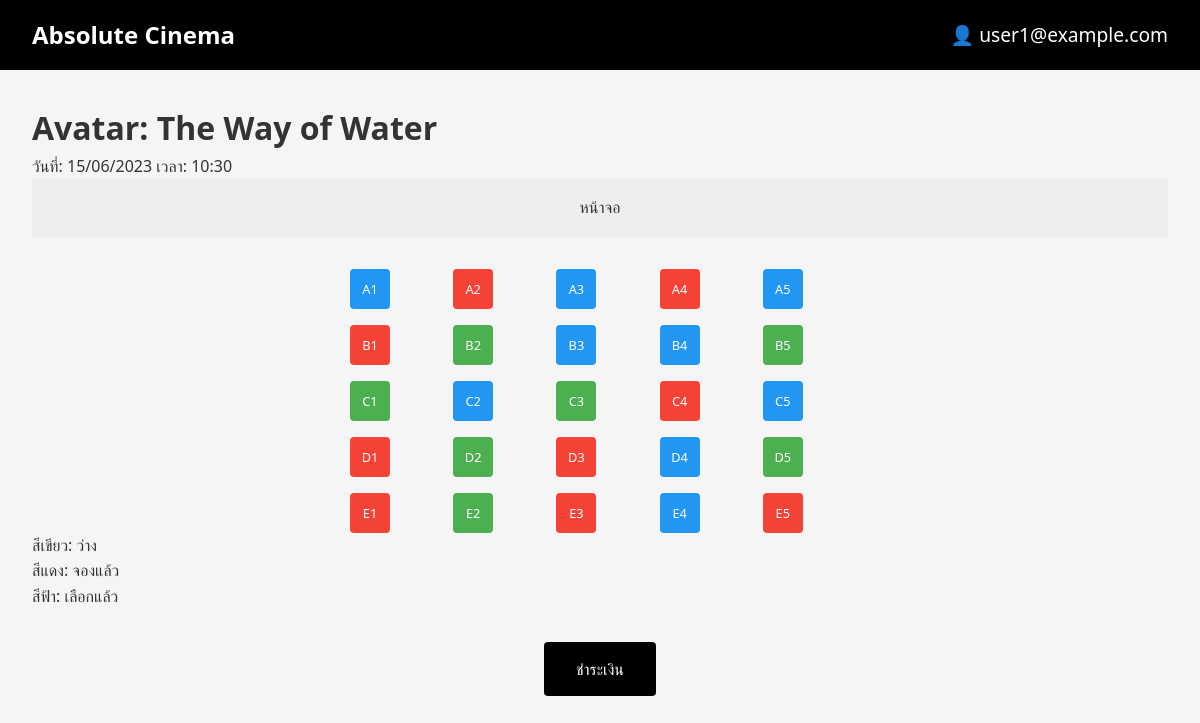
Page /user/seating.php?showtime_id=1 (signed in) on the committed database.
### tables this page shows
CREATE TABLE `showtimes` (
  `id` int(11) NOT NULL,
  `movie_id` int(11) DEFAULT NULL,
  `show_date` date NOT NULL,
  `show_time` time NOT NULL,
  `theater_number` int(11) DEFAULT NULL
);

CREATE TABLE `movies` (
  `id` int(11) NOT NULL,
  `title` varchar(255) NOT NULL,
  `poster` varchar(255) DEFAULT NULL,
  `duration` int(11) DEFAULT NULL,
  `synopsis` text DEFAULT NULL,
  `status` enum('now_showing','coming_soon') DEFAULT 'now_showing',
  `release_date` date DEFAULT NULL
);

CREATE TABLE `seat_status`(
  `seat_id` int(11) NOT NULL,
  `showtime_id` int(11) NOT NULL,
  `status` enum('available','reserved','selected') DEFAULT 'available'
);

CREATE TABLE `seats` (
  `id` int(11) NOT NULL,
  `seat_number` varchar(10) NOT NULL
);

### user/seating.php (the view, shortened to what this page needs)
<?php
require_once '../includes/config.php';
$showtimeId = $_GET['showtime_id'];
try {
    $showtimeStmt = $pdo->prepare("SELECT s.*, m.title FROM showtimes s JOIN movies m ON s.movie_id = m.id WHERE s.id = ?");
    $showtimeStmt->execute([$showtimeId]);
    $showtime = $showtimeStmt->fetch();
    $seatStmt = $pdo->prepare("SELECT ss.seat_id, ss.status, s.seat_number FROM seat_status ss JOIN seats s ON ss.seat_id = s.id WHERE ss.showtime_id = ?");
    $seatStmt->execute([$showtimeId]);
    $seats = $seatStmt->fetchAll();
    $seatMap = [];
    foreach ($seats as $seat) {
        $row = substr($seat['seat_number'], 0, 1);
        $col = substr($seat['seat_number'], 1);
        $seatMap[$row][$col] = $seat;
    }
} catch (PDOException $e) {
    die("เกิดข้อผิดพลาดในการดึงข้อมูลที่นั่ง: " . $e->getMessage());
}
?>
<!DOCTYPE html>
<html lang="th">
<head>
    <link rel="stylesheet" href="../assets/css/style.css">
</head>
<body>
    <nav class="navbar">
        <a href="index.php" class="logo">Absolute Cinema</a>
        <div class="user-menu">
            <span class="user-icon">👤 <?php echo htmlspecialchars($_SESSION['email']); ?></span>
        </div>
    </nav>
    <div class="seating-container">
        <h1><?php echo htmlspecialchars($showtime['title']); ?></h1>
        <p>วันที่: <?php echo date('d/m/Y', strtotime($showtime['show_date'])); ?> เวลา: <?php echo date('H:i', strtotime($showtime['show_time'])); ?></p>
        <div class="screen">หน้าจอ</div>
        <div class="seat-map">
            <?php foreach ($seatMap as $row => $cols): ?>
                <?php foreach ($cols as $col => $seat): ?>
                    <div class="seat <?php echo $seat['status']; ?>"
                         data-seat-id="<?php echo $seat['seat_id']; ?>"
                         onclick="selectSeat(this, '<?php echo $seat['status']; ?>')">
                        <?php echo $seat['seat_number']; ?>
                    </div>
                <?php endforeach; ?>
            <?php endforeach; ?>
        </div>
        <div class="seat-legend">
            <div><span class="seat-available"></span> สีเขียว: ว่าง</div>
            <div><span class="seat-reserved"></span> สีแดง: จองแล้ว</div>
            <div><span class="seat-selected"></span> สีฟ้า: เลือกแล้ว</div>
        </div>
        <button id="payment-btn" class="payment-btn" disabled onclick="processPayment()">ชำระเงิน</button>
    </div>
</body>
</html>

### assets/css/style.css (style rules this page uses)
* { margin: 0; padding: 0; box-sizing: border-box; font-family: 'Segoe UI', Tahoma, Geneva, Verdana, sans-serif; }
body { background-color: #f5f5f5; color: #333; line-height: 1.6; }
.navbar { background-color: #000; color: white; padding: 1rem 2rem; display: flex; justify-content: space-between; align-items: center; }
.navbar a { color: white; text-decoration: none; }
.logo { font-size: 1.5rem; font-weight: bold; }
.user-menu { position: relative; display: inline-block; }
.user-icon { cursor: pointer; font-size: 1.2rem; }
.seating-container { padding: 2rem; }
.screen { text-align: center; margin-bottom: 2rem; padding: 1rem; background-color: #eee; }
.seat-map { display: grid; grid-template-columns: repeat(5, 1fr); gap: 1rem; max-width: 500px; margin: 0 auto; }
.seat { width: 40px; height: 40px; display: flex; align-items: center; justify-content: center; border-radius: 4px; cursor: pointer; font-size: 0.8rem; }
.seat.available { background-color: #4CAF50; color: white; }
.seat.reserved { background-color: #f44336; color: white; cursor: not-allowed; }
.seat.selected { background-color: #2196F3; color: white; }
.payment-btn { display: block; margin: 2rem auto; padding: 1rem 2rem; background-color: #000; color: white; border: none; border-radius: 4px; font-size: 1rem; cursor: pointer; }

### rows in the picture
showtimes: movie.title "Avatar: The Way of Water", show_date "15/06/2023", show_time "10:30"
seat_status: seat.seat_number "A1"
seat_status: seat.seat_number "A2"
seat_status: seat.seat_number "A3"
seat_status: seat.seat_number "A4"
seat_status: seat.seat_number "A5"
seat_status: seat.seat_number "B1"
seat_status: seat.seat_number "B2"
seat_status: seat.seat_number "B3"
seat_status: seat.seat_number "B4"
seat_status: seat.seat_number "B5"
seat_status: seat.seat_number "C1"
seat_status: seat.seat_number "C2"
seat_status: seat.seat_number "C3"
seat_status: seat.seat_number "C4"
seat_status: seat.seat_number "C5"
seat_status: seat.seat_number "D1"
seat_status: seat.seat_number "D2"
seat_status: seat.seat_number "D3"
seat_status: seat.seat_number "D4"
seat_status: seat.seat_number "D5"
seat_status: seat.seat_number "E1"
seat_status: seat.seat_number "E2"
seat_status: seat.seat_number "E3"
seat_status: seat.seat_number "E4"
seat_status: seat.seat_number "E5"

### other values in the picture
$_SESSION['email'] "user1@example.com"
